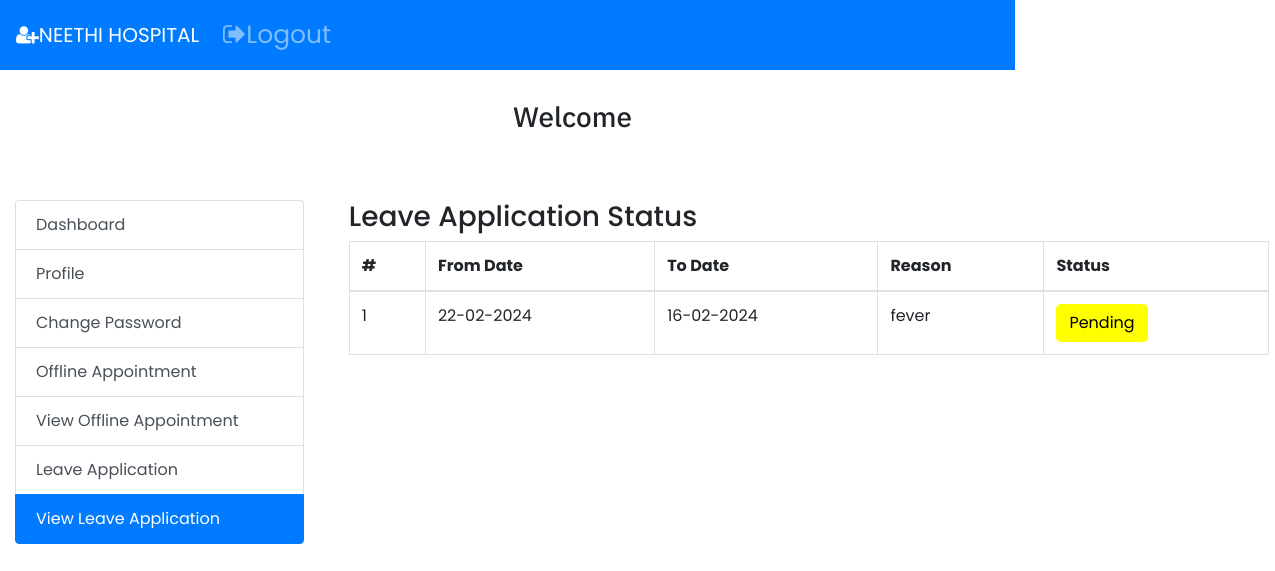
Page /staff/viewleave.php on the earlier database version.
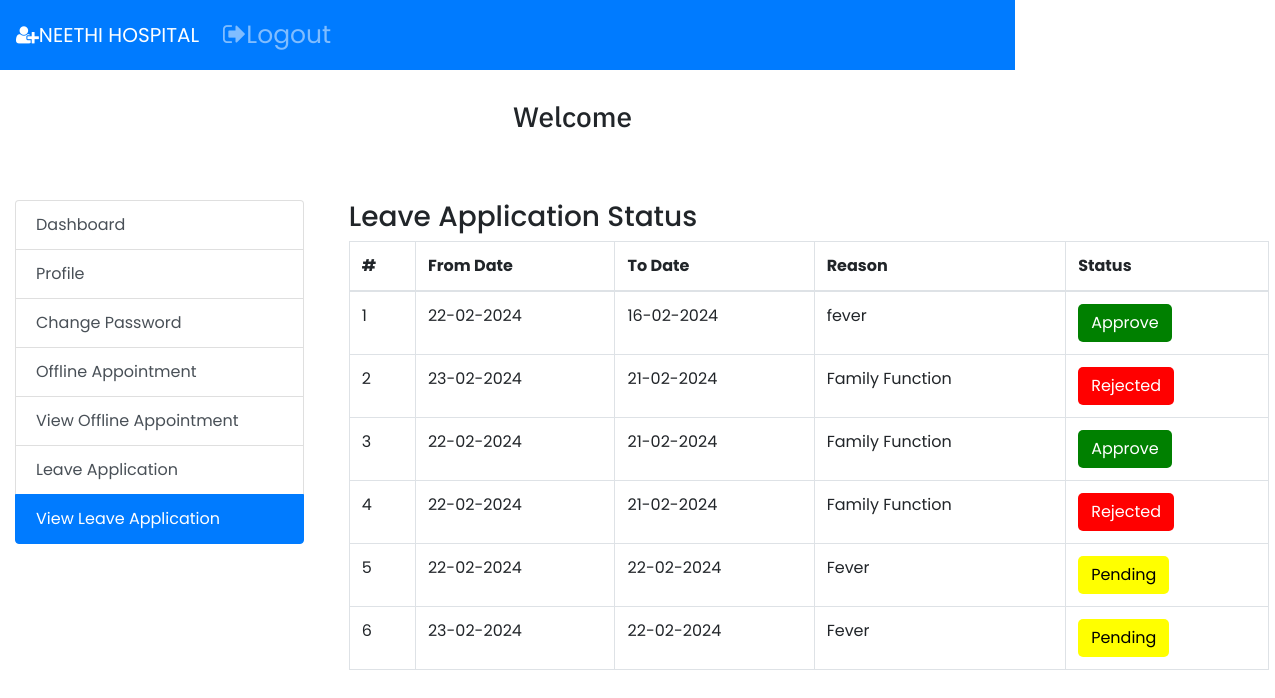
Same page on the later database version.
### tables this page shows
CREATE TABLE `tbl_leave` (
  `lid` int(10) NOT NULL,
  `username` varchar(50) NOT NULL,
  `todate` date NOT NULL,
  `fromdate` date NOT NULL,
  `reason` varchar(50) NOT NULL,
  `lstatus` varchar(50) NOT NULL
);

### staff/viewleave.php (the view, shortened to what this page needs)
<!DOCTYPE html>
<?php
$con = mysqli_connect("localhost", "root", "", "myhmsdb");
?>
<!DOCTYPE html>
<link rel="stylesheet" href="styletable.css">
<html lang="en">
<head>
    <link rel="stylesheet" type="text/css" href="font-awesome-4.7.0/css/font-awesome.min.css">
    <link rel="stylesheet" href="style.css">
    <link rel="stylesheet" href="https://maxcdn.bootstrapcdn.com/bootstrap/4.0.0-beta/css/bootstrap.min.css">
    <link rel="stylesheet" href="https://stackpath.bootstrapcdn.com/bootstrap/4.3.1/css/bootstrap.min.css">
    <link rel="stylesheet" href="https://cdnjs.cloudflare.com/ajax/libs/font-awesome/5.15.4/css/all.min.css">
    <link rel="stylesheet" href="vendor/fontawesome/css/font-awesome.min.css">
    <link rel="stylesheet" href="https://maxcdn.bootstrapcdn.com/bootstrap/4.0.0-beta/css/bootstrap.min.css">
    <nav class="navbar navbar-expand-lg navbar-dark bg-primary fixed-top">
        <link rel="stylesheet" href="https://stackpath.bootstrapcdn.com/bootstrap/4.3.1/css/bootstrap.min.css">
        <a class="navbar-brand" href="#"><i class="fa fa-user-plus" aria-hidden="true"></i>NEETHI HOSPITAL</a>
        <div class="collapse navbar-collapse" id="navbarSupportedContent">
            <ul class="navbar-nav mr-auto">
                <li class="nav-item">
                    <a class="nav-link" href="../logout1.php"><i class="fa fa-sign-out" aria-hidden="true"></i>Logout</a>
                </li>
                <li class="nav-item">
                    <a class="nav-link" href="#"></a>
                </li>
            </ul>
        </div>
    </nav>
</head>
<body style="padding-top:50px;">
    <div class="container-fluid" style="margin-top:50px;">
        <h3 style="margin-left: 40%;  padding-bottom: 20px; font-family: 'IBM Plex Sans', sans-serif;"> Welcome &nbsp
        </h3>
        <div class="row">
            <div class="col-md-4" style="max-width:25%;margin-top: 3%;">
                <div class="list-group" id="list-tab" role="tablist">
                    <a class="list-group-item list-group-item-action " id="list-dash-list" data-toggle="list" href="#list-dash" role="tab" aria-controls="home">Dashboard</a>
                    <a class="list-group-item list-group-item-action" href="viewprofile.php" href="#list-doc">Profile</a>
                    <a class="list-group-item list-group-item-action " href="changepassstaff.php">Change Password</a>
                    <a class="list-group-item list-group-item-action " href="ofine.php" href="#list-doc">Offline Appointment</a>
                    <a class="list-group-item list-group-item-action " href="offline.php" href="#list-doc">View Offline Appointment</a>
                    <a class="list-group-item list-group-item-action " href="leave.php" href="#list-doc">Leave Application</a>
                    <a class="list-group-item list-group-item-action active" href="viewleave.php">View Leave Application</a>
                </div><br>
            </div>
            <div class="col-md-8" style="margin-top: 3%;">
                <div class="tab-content" id="nav-tabContent" style="width: 950px;">
                    <div class="container-fluid">
                        <div class="xs">
                            <h3>Leave Application Status</h3>
                            <table class="table table-bordered">
                                <thead>
                                    <tr>
                                        <th>#</th>
                                        <th>From Date</th>
                                        <th>To Date</th>
                                        <th>Reason</th>
                                        <th>Status</th>
                                    </tr>
                                </thead>
                                <tbody>
                                    <?php
                                    $query = "SELECT * FROM tbl_leave";
                                    $result = mysqli_query($con, $query);
                                    $count = 1;
                                    while ($row = mysqli_fetch_assoc($result)) {
                                        echo "<tr>";
                                        echo "<td>" . $count . "</td>";
                                        echo "<td>" . date('d-m-Y', strtotime($row['fromdate'])) . "</td>";
                                        echo "<td>" . date('d-m-Y', strtotime($row['todate'])) . "</td>";
                                        echo "<td>" . $row['reason'] . "</td>";
                                        echo "<td>";
                                        if ($row['lstatus'] == 'Pending') {
                                            echo "<button class='btn btn-status status-pending'>" . $row['lstatus'] . "</button>";
                                        } elseif ($row['lstatus'] == 'Approve') {
                                            echo "<button class='btn btn-status status-approve'>" . $row['lstatus'] . "</button>";
                                        } elseif ($row['lstatus'] == 'Rejected') {
                                            echo "<button class='btn btn-status status-rejected'>" . $row['lstatus'] . "</button>";
                                        }
                                        echo "</td>";
                                        echo "</tr>";
                                        $count++;
                                    }
                                    ?>
                                </tbody>
                            </table>
                        </div>
                    </div>
                </div>
            </div>
        </div>
</body>
</html>

### Admin/style.css (style rules this page uses)
* { margin: 0; padding: 0; box-sizing: border-box; font-family: "Poppins", sans-serif; }
.navbar, .main { left: 260px; width: calc(100% - 260px); transition: all 0.5s ease; z-index: 1000; }
.navbar { position: fixed; color: #fff; padding: 15px 20px; font-size: 25px; background: #4070f4; cursor: pointer; }

### staff/viewleave.php (style rules this page uses)
.btn-status { padding: 6px 12px; border-radius: 5px; }
.status-pending { background-color: yellow; color: black; }
.status-approve { background-color: green; color: white; }
.status-rejected { background-color: red; color: white; }

Differences in the rows shown:
changed tbl_leave "fever": lstatus "Pending" → "Approve"
added tbl_leave: fromdate "23-02-2024", todate "21-02-2024", reason "Family Function", lstatus "Rejected"
added tbl_leave: fromdate "22-02-2024", todate "21-02-2024", reason "Family Function", lstatus "Approve"
added tbl_leave: fromdate "22-02-2024", todate "21-02-2024", reason "Family Function", lstatus "Rejected"
added tbl_leave: fromdate "22-02-2024", todate "22-02-2024", reason "Fever", lstatus "Pending"
added tbl_leave: fromdate "23-02-2024", todate "22-02-2024", reason "Fever", lstatus "Pending"
